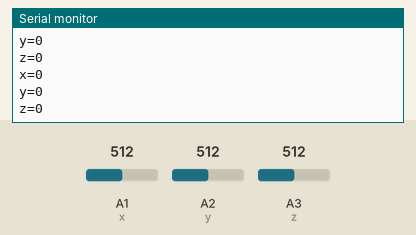
This sketch was run on a simulated Arduino Uno, built with avr-gcc and run on an emulated ATmega328P. Parts: the last lines printed to the serial monitor. The inputs (shaded band) are chosen by the test bench; at power-on: A1 (x) = 512, A2 (y) = 512, A3 (z) = 512.

Above: at 6.2 s.
6.3 s: A1 (x) set to 552
At 7.6 s:
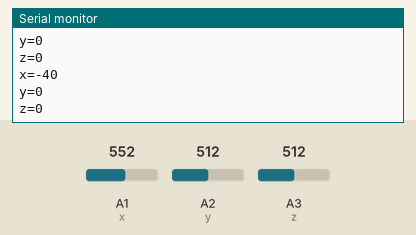
7.8 s: A1 (x) set to 573
At 9.6 s:
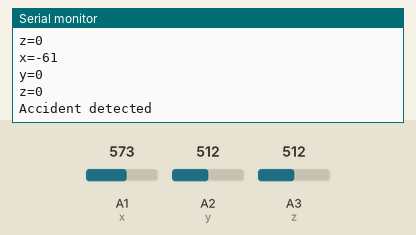
Timing chart, 0 to 11.1 s (numbered marks = the images above; inputs shaded):
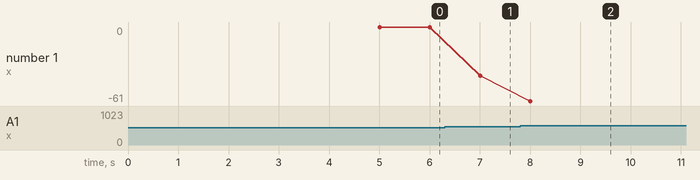

Measured:
- the behaviour switches between 562 and 563 on A1 (x) (found by bisection; images 1 and 2)
- after the input at 6.3 s, the serial monitor: prints a new line after 0.71 s (image 1)
- after the input at 7.8 s, the serial monitor: prints a new line after 0.21 s (image 2)
- plotted number 1: 0 → -40 after the input at 6.3 s, -40 → -61 after the input at 7.8 s

The sketch:

accident_detection.ino
```cpp
#define x A1
#define y A2
#define z A3

const int BUZZER_PIN = 3;

int xsample = 0;
int ysample = 0;
int zsample = 0;

#define samples 10
#define minVal -50
#define MaxVal 50

int i = 0, k = 0;

void setup()

{

  Serial.begin(9600);
  for (int i = 0; i < samples; i++)
  {
    xsample += analogRead(x);
    ysample += analogRead(y);
    zsample += analogRead(z);
  }

  xsample /= samples;
  ysample /= samples;
  zsample /= samples;

  Serial.println(xsample);
  Serial.println(ysample);
  Serial.println(zsample);
  delay(5000);

}
void loop()
{
  int value1 = analogRead(x);
  int value2 = analogRead(y);
  int value3 = analogRead(z);

  int xValue = xsample - value1;
  int yValue = ysample - value2;
  int zValue = zsample - value3;

  Serial.print("x=");
  Serial.println(xValue);
  Serial.print("y=");
  Serial.println(yValue);
  Serial.print("z=");
  Serial.println(zValue);
  delay(1000);

  if (xValue < minVal || xValue > MaxVal || yValue < minVal || yValue > MaxVal || zValue < minVal || zValue > MaxVal)
  {
      Serial.print("Accident detected \n");
      digitalWrite(BUZZER_PIN, HIGH);
      delay(5000);
      digitalWrite(BUZZER_PIN, LOW);
  }

}
```
